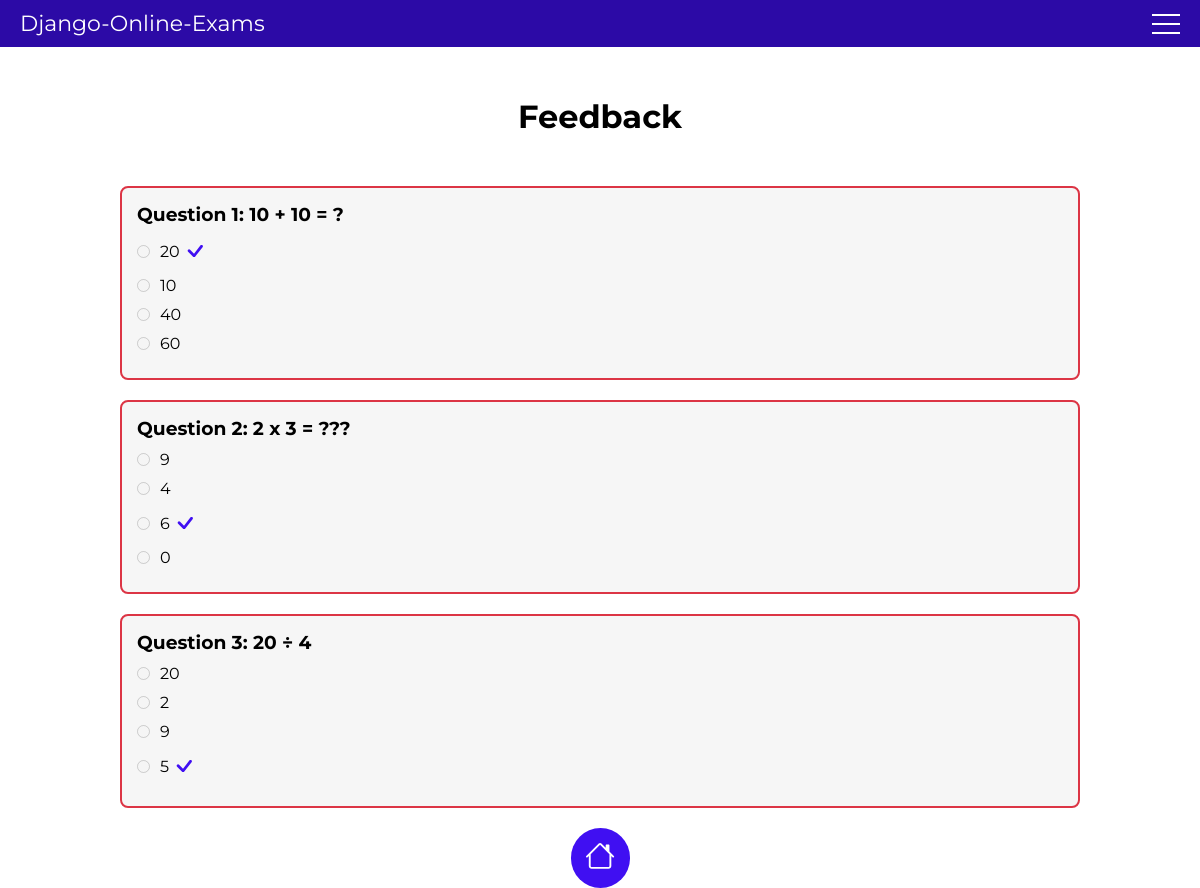
The page /feedback/1/ on the database its author committed.
### app/models.py (models this page shows, shortened)
class Question(models.Model):
    exam = models.ForeignKey(Exam, on_delete=models.CASCADE)
    text = models.TextField()
    weight = models.FloatField(default=1.0)
    date_created = models.DateTimeField(auto_now_add=True)
    last_change = models.DateTimeField(auto_now=True)

class Choices(models.Model):
    question = models.ForeignKey(Question, on_delete=models.CASCADE)
    text = models.TextField()
    is_correct = models.BooleanField(default=False)
    date_created = models.DateField(auto_now_add=True)
    last_change = models.DateField(auto_now=True)

### app/views.py (the view)
# urls.py: path('feedback/<int:id>/', views.feedback, name='feedback'),
def feedback(request, id):
    exam = Exam.objects.get(id=id)
    exam.how_many_submissions += 1
    exam.save()
    questions = exam.question_set.all()
    choices_submitted = {f'question{i+1}': request.POST.get(f'question{i+1}') for i in range(len(questions))}
    question_status = {}
    for question in questions:
        correct_choice = question.choices_set.filter(is_correct=True).first()
        submitted_answer = choices_submitted.get(f'question{question.id}')
        if correct_choice and submitted_answer == correct_choice.text:
            question_status[question.id] = 'correct'
        else:
            question_status[question.id] = 'incorrect'
    context = {
        'exam': exam,
        'question_status': question_status,
        'choices_submitted': choices_submitted,
    }
    return render(request, 'app/feedback.html', context)

### app/templatetags/custom_filters.py (called while the page is built)
@register.filter
def get_item(dictionary, key):
    return dictionary.get(key)

### app/templates/app/feedback.html (shortened to what this page needs)
{% extends 'base.html' %}
{% load static %}
{% load custom_filters %}
{% block content %}
<div class="content">
    <h1 class="page-name">Feedback</h1>
    <div class="exam-questions">
        {% for question in exam.question_set.all %}
            {% with question_status|get_item:question.id as status %}
                <div class="question {{ status }}">
                    <h3>Question {{ forloop.counter }}: {{ question.text }}</h3>
                    <ul>
                        {% for choice in question.choices_set.all %}
                            <li>
                                <input type="radio" name="question{{ forloop.parentloop.counter }}" id="q{{ forloop.parentloop.counter }}a{{ forloop.counter }}" value="{{ choice.text }}"  disabled>
                                <label for="q{{ forloop.parentloop.counter }}a{{ forloop.counter }}">{{ choice.text }}</label>
                                {% if choice.is_correct %}
                                    <img src="{% static 'images/correct-choice.svg' %}" alt="correct-choice">
                                {% endif %}
                            </li>
                        {% endfor %}
                    </ul>
                </div>
            {% endwith %}
        {% endfor %}
    </div>
    <div class="button-to-home">
        <a href="{% url 'home' %}"><img src="{% static 'images/button-to-home.svg' %}" alt=""></a>
    </div>
</div>
{% endblock content %}

### base-templates/base.html (shortened to what this page needs)
{% load static %}
<!DOCTYPE html>
<html lang="en">
<head>
    <link rel="stylesheet" href="{% static 'css/style.css' %}">
</head>
<body>
    <header>
        <nav class="navbar">
            <a href="{% url 'home' %}" class="logo">Django-Online-Exams</a>
            <div class="hamburguer" id="hamburger">
                <div class="line1"></div>
                <div class="line2"></div>
                <div class="line3"></div>
            </div>
        </nav>
    </header>
    <main>
        {% block content %}{% endblock content %}
    </main>
</body>
</html>

### static/css/style.css (style rules this page uses)
:root { --primary-color: #2C0AA6; --secondary-color: #400FF2; --black-color: #000; --white-color: #FFF; --transparent-gray: rgba(217, 217, 217, 0.25); --correct-color: #28a745; --incorrect-color: #dc3545; }
* { margin: 0; padding: 0; box-sizing: border-box; }
body { font-family: 'Montserrat', sans-serif; }
ol, ul { list-style: none; }
a { text-decoration: none; }
.content { width: 80%; margin: 0 auto; }
.navbar { display: flex; justify-content: space-between; padding: 10px 20px; background: var(--primary-color); }
.logo { font-size: 22px; color: var(--white-color); }
.hamburguer { display: flex; flex-direction: column; justify-content: space-around; cursor: pointer; transition: transform 0.3s ease; }
.hamburguer .line1, .hamburguer .line2, .hamburguer .line3 { width: 28px; height: 2px; background-color: var(--white-color); transition: transform 0.3s ease, opacity 0.3s ease; }
.page-name { display: flex; justify-content: center; margin: 50px; text-align: center; }
.exam-questions { margin-top: 20px; }
.question { padding: 15px; border: 2px solid var(--secondary-color); background-color: var(--transparent-gray); border-radius: 8px; margin-bottom: 20px; }
.question h3 { margin-bottom: 10px; }
.question ul { list-style-type: none; padding: 0; }
.question ul li { display: flex; align-items: center; margin-bottom: 10px; }
.question input[type="radio"] { margin-right: 10px; }
.question label { font-size: 1em; }
.question.incorrect { border: 2px solid var(--incorrect-color); }
.button-to-home { display: flex; justify-content: center; margin-top: 20px; }
.button-to-home a { background-color: var(--secondary-color); padding: 15px; border-radius: 30px; transition: background-color 0.3s ease; }

### rows shown on the page
Question: text "10 + 10 = ?"
Choices: text "☐ 20", text "20", is_correct True (drawn)
Choices: text "☐ 10", text "10"
Choices: text "☐ 40", text "40"
Choices: text "☐ 60", text "60"
Question: text "2 x 3 = ???"
Choices: text "☐ 9", text "9"
Choices: text "☐ 4", text "4"
Choices: text "☐ 6", text "6", is_correct True (drawn)
Choices: text "☐ 0", text "0"
Question: text "20 ÷ 4"
Choices: text "☐ 20", text "20"
Choices: text "☐ 2", text "2"
Choices: text "☐ 9", text "9"
Choices: text "☐ 5", text "5", is_correct True (drawn)
